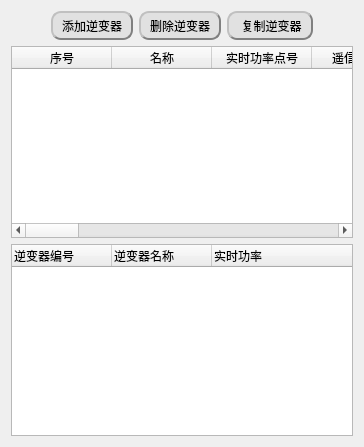
            <widget class="QWidget" name="tab_2">
             <attribute name="title">
              <string/>
             </attribute>
             <layout class="QGridLayout" name="gridLayout">
              <item row="0" column="0">
               <layout class="QVBoxLayout" name="verticalLayout_15">
                <item>
                 <layout class="QVBoxLayout" name="verticalLayout">
                  <item>
                   <layout class="QHBoxLayout" name="horizontalLayout_3">
                    <item>
                     <spacer name="horizontalSpacer_4">
                      <property name="orientation">
                       <enum>Qt::Horizontal</enum>
                      </property>
                      <property name="sizeHint" stdset="0">
                       <size>
                        <width>40</width>
                        <height>20</height>
                       </size>
                      </property>
                     </spacer>
                    </item>
                    <item>
                     <widget class="QToolButton" name="m_addInv">
                      <property name="styleSheet">
                       <string notr="true">QToolButton{background-color: rgb(225, 225, 225);border:2px groove gray;border-radius:10px;padding:2px 4px;border-style: outset;}
QToolButton:hover{background-color:rgb(229, 241, 251); color: black;}
QToolButton:pressed{background-color:rgb(204, 228, 247);border-style: inset;}</string>
                      </property>
                      <property name="text">
                       <string>添加逆变器</string>
                      </property>
                      <property name="iconSize">
                       <size>
                        <width>32</width>
                        <height>32</height>
                       </size>
                      </property>
                      <property name="toolButtonStyle">
                       <enum>Qt::ToolButtonTextUnderIcon</enum>
                      </property>
                     </widget>
                    </item>
                    <item>
                     <widget class="QToolButton" name="m_delInv">
                      <property name="styleSheet">
                       <string notr="true">QToolButton{background-color: rgb(225, 225, 225);border:2px groove gray;border-radius:10px;padding:2px 4px;border-style: outset;}
QToolButton:hover{background-color:rgb(229, 241, 251); color: black;}
QToolButton:pressed{background-color:rgb(204, 228, 247);border-style: inset;}</string>
                      </property>
                      <property name="text">
                       <string>删除逆变器</string>
                      </property>
                      <property name="iconSize">
                       <size>
                        <width>32</width>
                        <height>32</height>
                       </size>
                      </property>
                      <property name="toolButtonStyle">
                       <enum>Qt::ToolButtonTextUnderIcon</enum>
                      </property>
                     </widget>
                    </item>
                    <item>
                     <widget class="QToolButton" name="m_copyInv">
                      <property name="styleSheet">
                       <string notr="true">QToolButton{background-color: rgb(225, 225, 225);border:2px groove gray;border-radius:10px;padding:2px 4px;border-style: outset;}
QToolButton:hover{background-color:rgb(229, 241, 251); color: black;}
QToolButton:pressed{background-color:rgb(204, 228, 247);border-style: inset;}</string>
                      </property>
                      <property name="text">
                       <string> 复制逆变器</string>
                      </property>
                      <property name="iconSize">
                       <size>
                        <width>32</width>
                        <height>32</height>
                       </size>
                      </property>
                      <property name="toolButtonStyle">
                       <enum>Qt::ToolButtonTextUnderIcon</enum>
                      </property>
                     </widget>
                    </item>
                    <item>
                     <spacer name="horizontalSpacer_3">
                      <property name="orientation">
                       <enum>Qt::Horizontal</enum>
                      </property>
                      <property name="sizeHint" stdset="0">
                       <size>
                        <width>40</width>
                        <height>20</height>
                       </size>
                      </property>
                     </spacer>
                    </item>
                   </layout>
                  </item>
                  <item>
                   <widget class="QTableWidget" name="InvTable">
                    <property name="styleSheet">
                     <string notr="true">QHeaderView::section{ 
            color:black; 
　　　　　　  background-color:#5a636d;
            border:0.5px solid #212426;; 
           height: 30px;
            font: 12pt 'Microsoft YaHei' 
        }
selection-background-color:lightblue;</string>
                    </property>
                    <attribute name="horizontalHeaderCascadingSectionResizes">
                     <bool>false</bool>
                    </attribute>
                    <attribute name="horizontalHeaderMinimumSectionSize">
                     <number>40</number>
                    </attribute>
                    <attribute name="horizontalHeaderDefaultSectionSize">
                     <number>100</number>
                    </attribute>
                    <attribute name="verticalHeaderMinimumSectionSize">
                     <number>23</number>
                    </attribute>
                    <attribute name="verticalHeaderDefaultSectionSize">
                     <number>30</number>
                    </attribute>
                    <attribute name="verticalHeaderStretchLastSection">
                     <bool>false</bool>
                    </attribute>
                    <column>
                     <property name="text">
                      <string>序号</string>
                     </property>
                    </column>
                    <column>
                     <property name="text">
                      <string>名称</string>
                     </property>
                    </column>
                    <column>
                     <property name="text">
                      <string>实时功率点号</string>
                     </property>
                    </column>
                    <column>
                     <property name="text">
                      <string>遥信值点号</string>
                     </property>
                    </column>
                    <column>
                     <property name="text">
                      <string>遥控值点号</string>
                     </property>
                    </column>
                    <column>
                     <property name="text">
                      <string>遥调值点号</string>
                     </property>
                    </column>
                    <column>
                     <property name="text">
                      <string>使能开启点号</string>
                     </property>
                    </column>
                    <column>
                     <property name="text">
                      <string>使能关闭点号</string>
                     </property>
                    </column>
                    <column>
                     <property name="text">
                      <string>所属组</string>
                     </property>
                    </column>
                    <column>
                     <property name="text">
                      <string>逆变器状态点号</string>
                     </property>
                    </column>
                    <column>
                     <property name="text">
                      <string>优先级</string>
                     </property>
                    </column>
                    <column>
                     <property name="text">
                      <string>使能标志</string>
                     </property>
                    </column>
                    <column>
                     <property name="text">
                      <string>额定功率(kW)</string>
                     </property>
                    </column>
                    <column>
                     <property name="text">
                      <string>设置功率(kW)</string>
                     </property>
                    </column>
                    <column>
                     <property name="text">
                      <string>曲线开始时间</string>
                     </property>
                    </column>
                    <column>
                     <property name="text">
                      <string>曲线结束时间</string>
                     </property>
                    </column>
                    <column>
                     <property name="text">
                      <string>曲线点间隔时间(分钟)</string>
                     </property>
                    </column>
                    <column>
                     <property name="text">
                      <string>曲线内容</string>
                     </property>
                    </column>
                   </widget>
                  </item>
                 </layout>
                </item>
                <item>
                 <widget class="QTreeWidget" name="treeWidget">
                  <property name="styleSheet">
                   <string notr="true"/>
                  </property>
                  <column>
                   <property name="text">
                    <string>逆变器编号</string>
                   </property>
                  </column>
                  <column>
                   <property name="text">
                    <string>逆变器名称</string>
                   </property>
                  </column>
                  <column>
                   <property name="text">
                    <string>实时功率</string>
                   </property>
                  </column>
                 </widget>
                </item>
               </layout>
              </item>
             </layout>
            </widget>
